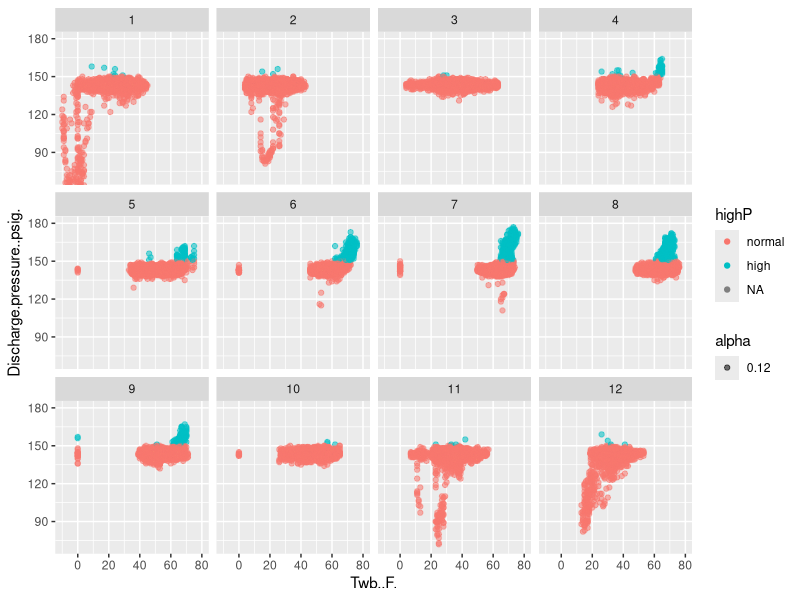
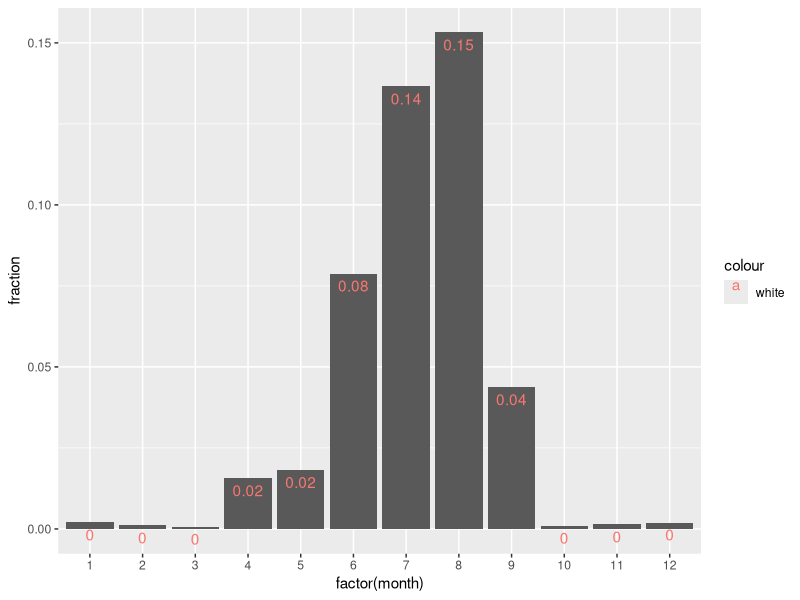
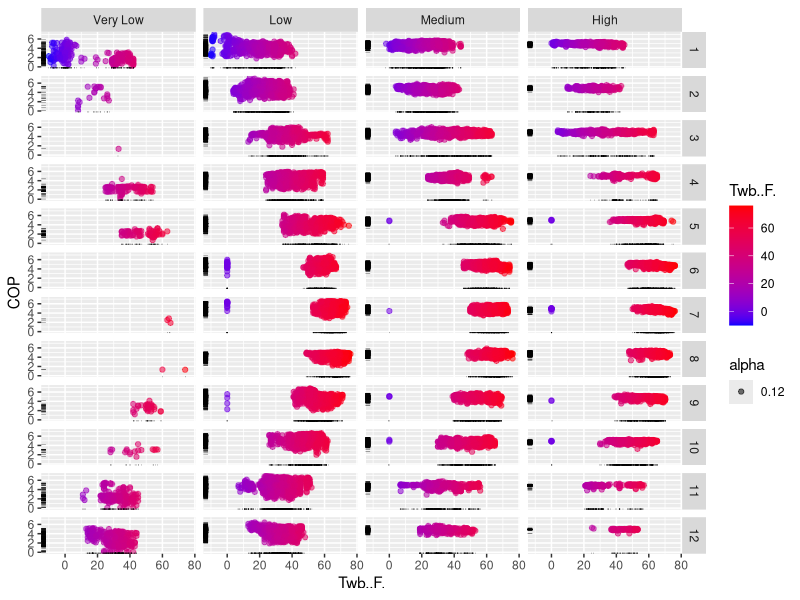
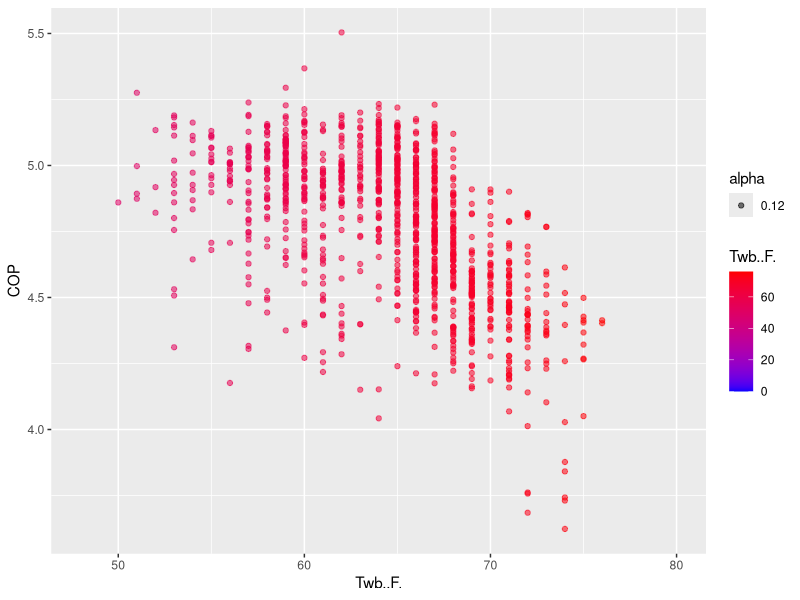

Write the R code that produced these figures, in order.
## set working directory
setwd("~/Desktop/VEIC-II")

## load libraries
library(lubridate)  ## for date/time handling
library(ggplot2)  ## for plotting
library(dplyr)  ## for groupby/summarize analysis

## read in csv files
pressure_temperature <- read.csv("baseline-pressure-temp.csv", skip = 3, 
                                 colClasses = c("character", "numeric", "numeric", "numeric"), 
                                 na.strings = c("#N/A", "<NoData>"))
load_power <- read.csv("baseline-load-power.csv",
                       colClasses = c("character", "numeric", "numeric", "numeric"))
exp_period <- read.csv("efficiency.csv", skip = 5)

## add a usable date column to each dataset
pressure_temperature$date <- mdy_hm(pressure_temperature$Date...Time)
load_power$date <- mdy_hm(load_power$Date...Time)
exp_period$date <- mdy_hm(exp_period$Date...Time)

## merge the pressure/temp dataset with the load power dataset
control_series <- merge(pressure_temperature, load_power, by="date")

## adding columns to control series:
## add a month column for easy grouping by month
control_series$month <- month(control_series$date)

## add a column with load in kW instead of tons so the coefficient of performance will be unitless
control_series$load.kW <- control_series$Load..tons. * 3.51685

## add a coefficient of performance
control_series$COP <- control_series$load.kW / control_series$Refr.compressor.power..kW.


## ANALYSIS
## STEP 1: how big a problem might high wet bulb temps present?
## identify occurrences when condenser fans are not lowering the discharge pressure to within 1 SD of target
## find standard deviation of discharge pressures over 2012
P_one_sd <- sd(control_series$Discharge.pressure..psig., na.rm=TRUE)
P_mean <- mean(control_series$Discharge.pressure..psig., na.rm=TRUE)

## flag points above 1 SD of discharge pressure
control_series$highP <- cut(control_series$Discharge.pressure..psig., 
                            breaks = c(0, P_mean + P_one_sd, 500), 
                            labels = c("normal", "high"))

## how many "high pressure" periods by month and what fraction do they represent:
P_by_month <- group_by(control_series, month, highP) %>%
                summarize(n = n()) %>%
                mutate(fraction = n / sum(n))
high_P_by_month <- filter(P_by_month, highP == "high")

## plot discharge pressure vs. wet bulb temp, highlighting those points more than 1 SD above target
g <- ggplot(control_series, aes(x=Twb..F., y=Discharge.pressure..psig.)) + 
    geom_point(aes(alpha=.12, color=highP), na.rm = TRUE) +
    coord_cartesian(xlim = c(-10, 80), ylim = c(70,180))

g + facet_wrap( ~ month)

## plot fraction of "high" pressure readings by month
ggplot(high_P_by_month, aes(x=factor(month), y=fraction)) + 
    geom_bar(stat="identity") +
    geom_text(aes(color="white", label=round(fraction, digits=2)), vjust=1.5)

## how does the COP vary with wet bulb temperature at different loads?
## cut the load index into different bins
control_series$load_category <- cut(control_series$load.kW,
                                    breaks = c(-1, 1, 200, 800, 1200, 2200),
                                    labels = c("No Load", "Very Low", "Low", "Medium", "High"))

## plot of all months and load categories (very low < 200kW < low < 800kW < medium < 1200kW < high < 2200kW)
h <- ggplot(filter(control_series, load_category != "No Load"), aes(x=Twb..F., y=COP)) +
    geom_point(aes(alpha = .12, color = Twb..F.), na.rm = TRUE) + 
    scale_color_gradient(low="blue", high="red")
h + facet_grid(month ~ load_category) + geom_rug(position="jitter", size = 0.1)

## example plot of COP suffering because condenser fans aren't removing enough heat before refrigerant returns to the compressor
## July 2012
ggplot(filter(control_series, load_category == "High", month == 7), aes(x=Twb..F., y=COP)) +
    geom_point(aes(alpha = .12, color = Twb..F.), na.rm = TRUE) + 
    scale_color_gradient(low="blue", high="red") +
    coord_cartesian(xlim = c(48, 80))

